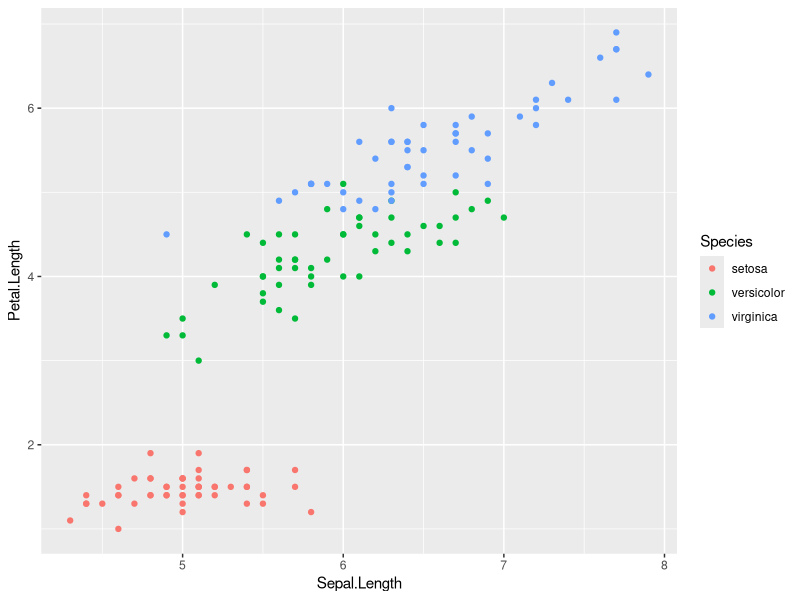
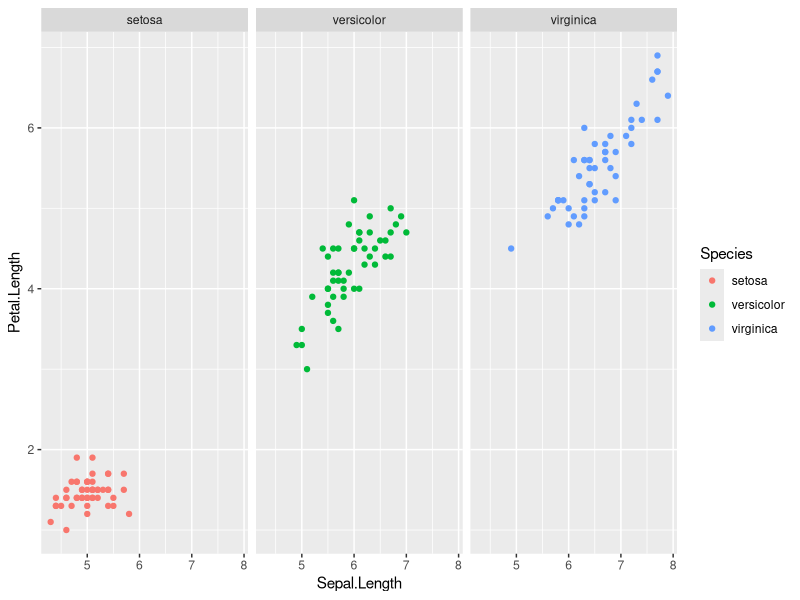
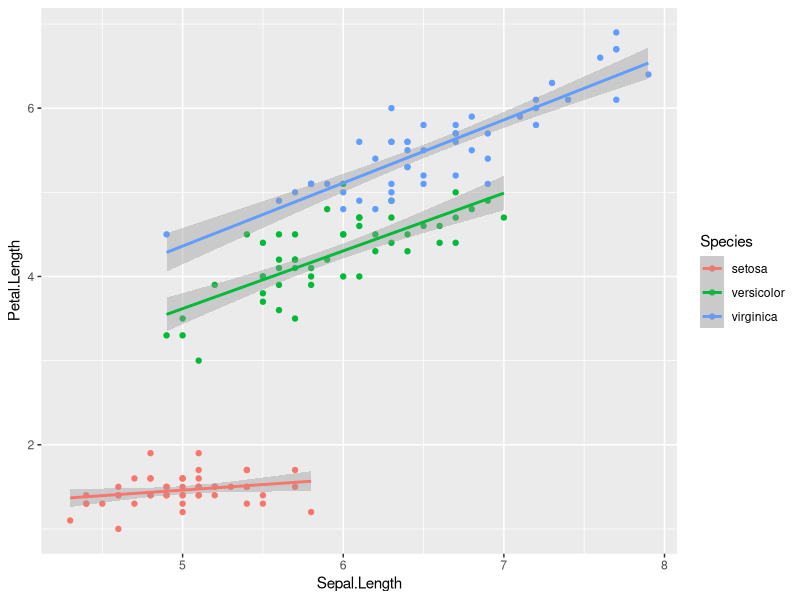
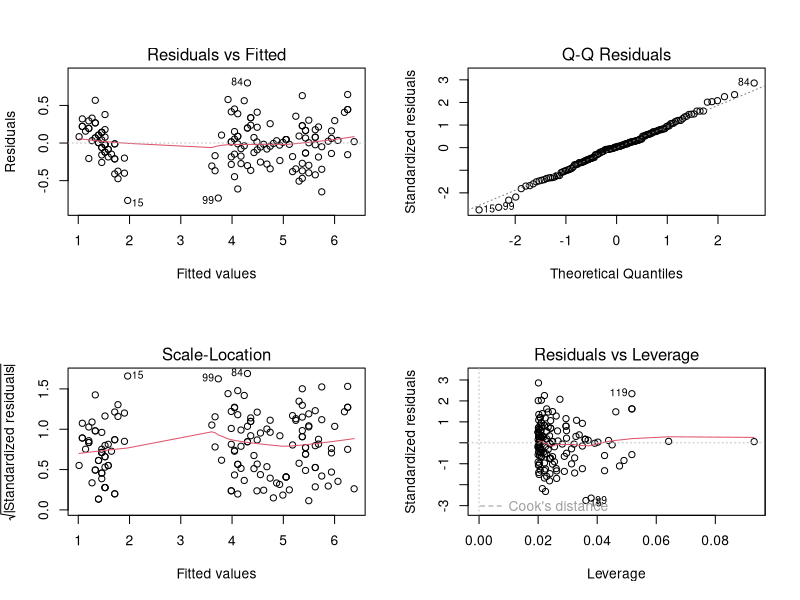
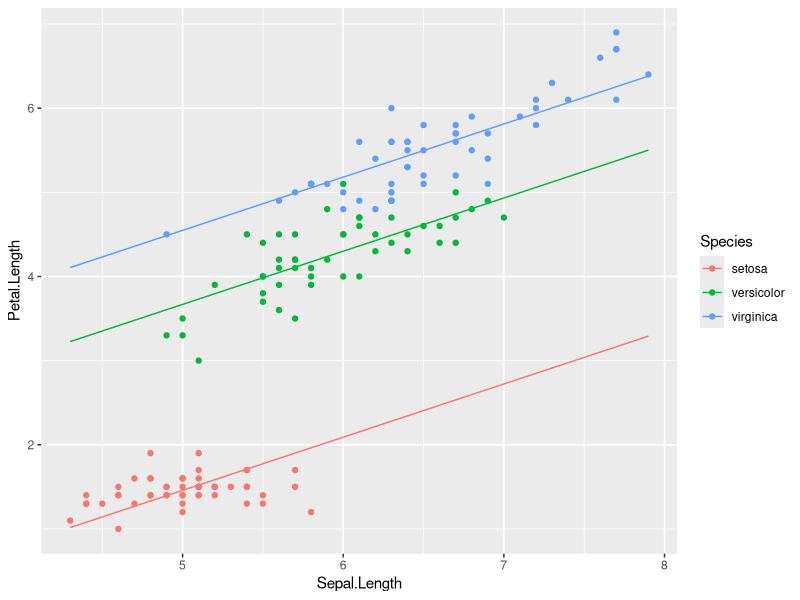
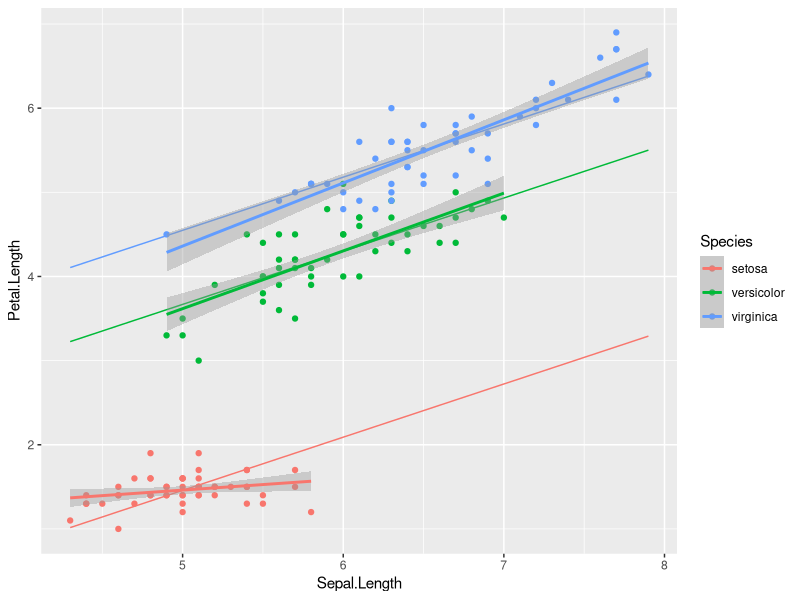

The R script that drew these images, in order:
## ---- chunk 1
knitr::opts_chunk$set(echo = TRUE)
## ---- chunk 2
library(tidyverse)
# Let's ensure we don't modify a built in data set
myData <- iris %>% select(Petal.Length, Sepal.Length, Species)

# We can plot this a number of ways.  
#One way is to just do a points plot  and color by species.
ggplot(myData, aes(x = Sepal.Length, y = Petal.Length, color = Species)) + 
  geom_point()

#Another option is to do a facet wrap to build a plot for each species
ggplot(myData, aes(x = Sepal.Length, y = Petal.Length, color = Species)) + 
  geom_point() + facet_wrap(~Species)

# Finally, we can actually visualize a best fit line for each Species
# These regressions (which we'll do more explicitly) look to be much better fits
ggplot(myData, aes(x = Sepal.Length, y = Petal.Length, color = Species)) + 
  geom_point() + 
  stat_smooth(method = 'lm')
## ---- chunk 3
# Build the regression
myModel <- lm(Petal.Length ~ Sepal.Length + Species, data = myData)
# View the summary
summary(myModel)

# We interpret p-values, R^2, and standard errors in the usual way:
# We have all very low p-values so all our regressors are significant
# The R^2 is high (> .97) so we explain nearly all the variation in the model
# We have relatively low standard errors, particularly relative to our response range
# If this model meets assumptions, we appear to have a very strong model.
## ---- chunk 4
par(mfrow = c(2,2))
plot(myModel)

# This model does not seem to indicate anhy patters (i.e. dependence)
# It appears as if the residuals are normally distributed
# It appears as if the residuals are homoscedatistic
# From our initial view of the data, it appears normal

# Check normality numerically
shapiro.test(myModel$residuals)
# We pass this test

# Check homoscedasticity
car::ncvTest(myModel)
# We pass this test

# We appear to have passed all assumptions
## ---- chunk 5
# Get the minimum and maximum values of sepal Length
min.sl <- min(myData$Sepal.Length)
max.sl <- max(myData$Sepal.Length)
# Get the species names
mySpecies <- levels(myData$Species)

# Build a grid of all combinations of the above
myGrid <- expand_grid(Sepal.Length = seq(min.sl, max.sl, by = .1), Species = mySpecies)
# Get the predicted results
myGrid$Petal.Length <- predict(myModel, myGrid)

# Plot results
ggplot() + 
  geom_point(data = myData, aes(x = Sepal.Length, y = Petal.Length, color = Species)) + 
  geom_line(data = myGrid, (aes(x = Sepal.Length, y = Petal.Length, color = Species, group = Species))) 

## ---- chunk 6
# Original plot
ggplot() + 
  geom_point(data = myData, aes(x = Sepal.Length, y = Petal.Length, color = Species)) + 
  geom_line(data = myGrid, (aes(x = Sepal.Length, y = Petal.Length, color = Species, group = Species))) +
  # Added stat_smooth
  stat_smooth(data = iris, method = 'lm', aes(x = Sepal.Length, y = Petal.Length, color = Species))

# We see very similar graphs, except the slopes are somewhat distinct for each group of species.
# This is particularly prominent for the setosa variety
# This occurs b/c stat_smooth runs its regression by group - in this case we grouped by Species
## ---- chunk 7
# It appears to be the case that there is a relationship.  
# This makes sense as different flowers grow differently.

# We can model this interaction in the same way as we do for ANOVA
# For example:
myModel2 <- lm(Petal.Length ~  (.)^2, data = myData)
summary(myModel2)

# Note with this model we get:
# 1) Some insignificant regressors.
# 2) We see the interaction effects, e.g. Sepal.Length:Speciesversicolor
# 3) We would have to do some testing to build a legitimate model.  For example, only
# attempt to model against the interaction
